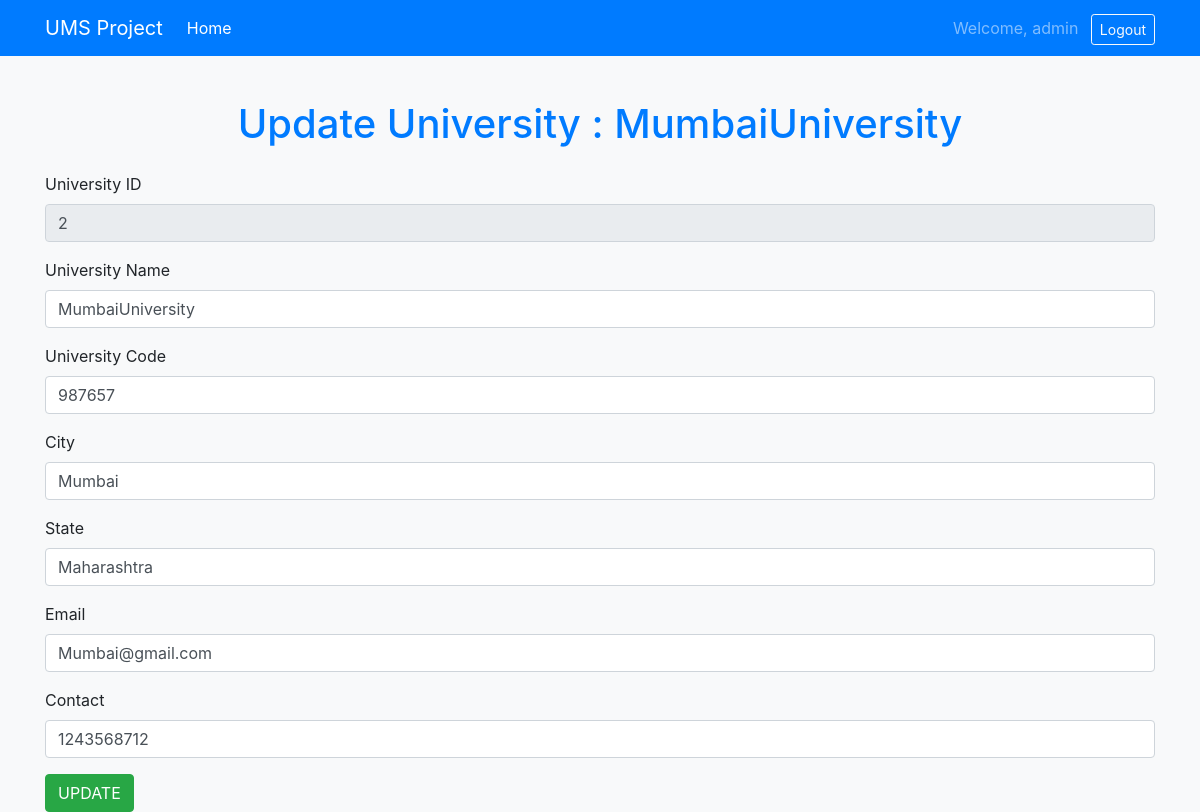
/universities/update/2/ (signed in), run on the app's committed database.
### University/models.py (models this page shows, shortened)
class University(models.Model):
    u_name = models.CharField(max_length=100)
    u_code = models.CharField(max_length=20, unique=True)
    u_city = models.CharField(max_length=100)
    u_state = models.CharField(max_length=100)
    u_email = models.EmailField(unique=True, null=True, blank=True)
    u_contact = models.CharField(max_length=15, null=True, blank=True)

### University/views.py (the view, shortened to what this page needs)
# urls.py: path('update/<int:pk>/', views.update_view, name='update_university'),
@login_required
def update_view(request, pk):
    obj = get_object_or_404(University, id=pk)
    context = {'data': obj}
    return render(request, 'University/update.html', context)

### University/templates/University/update.html (shortened to what this page needs)
<!DOCTYPE html>
<html>
<head>
    <link rel="stylesheet" href="https://cdn.jsdelivr.net/npm/bootstrap@4.0.0/dist/css/bootstrap.min.css">
</head>
<body style="background-color:#f8f9fa; margin: 0;">
    <nav class="navbar navbar-expand-lg navbar-dark">
        <div class="container">
            <a class="navbar-brand" href="{% url 'Home' %}">UMS Project</a>
            <ul class="navbar-nav ms-3">
                <li class="nav-item">
                    <a class="nav-link text-white" href="{% url 'Home' %}">Home</a>
                </li>
            </ul>
            <div class="ml-auto">
                {% if user.is_authenticated %}
                    <span class="navbar-text mr-2">Welcome, {{ user.username }}</span>
                    <form action="{% url 'logout' %}" method="post" style="display:inline;">
                        <button type="submit" class="btn btn-outline-light btn-sm">Logout</button>
                    </form>
                {% else %}
                    <a href="{% url 'login' %}" class="btn btn-outline-light btn-sm">Login</a>
                {% endif %}
            </div>
        </div>
    </nav>
    <div class="container mt-5" style="margin-top: 100px !important;">
        <h1 class="text-center text-primary mb-4">Update University : {{ data.u_name }}</h1>
        <form action="{% url 'universities:update_university' data.id %}" method="POST">
            <div class="form-group">
                <label>University ID</label>
                <input type="text" name="id" value="{{ data.id }}" class="form-control" disabled>
            </div>
            <div class="form-group">
                <label>University Name</label>
                <input type="text" name="u_name" value="{{ data.u_name }}" class="form-control">
            </div>
            <div class="form-group">
                <label>University Code</label>
                <input type="text" name="u_code" value="{{ data.u_code }}" class="form-control">
            </div>
            <div class="form-group">
                <label>City</label>
                <input type="text" name="u_city" value="{{ data.u_city }}" class="form-control">
            </div>
            <div class="form-group">
                <label>State</label>
                <input type="text" name="u_state" value="{{ data.u_state }}" class="form-control">
            </div>
            <div class="form-group">
                <label>Email</label>
                <input type="email" name="u_email" value="{{ data.u_email }}" class="form-control">
            </div>
            <div class="form-group">
                <label>Contact</label>
                <input type="text" name="u_contact" value="{{ data.u_contact }}" class="form-control">
            </div>
            <button type="submit" class="btn btn-success">UPDATE</button>
        </form>
    </div>
</body>
</html>

### University/templates/University/update.html (style rules this page uses)
.navbar { background-color: #007bff; position: fixed; top: 0; left: 0; width: 100%; z-index: 1000; }
.navbar-brand { color: white !important; }

### data on the page
University: u_name "MumbaiUniversity", id "2", u_code "987657", u_city "Mumbai", u_state "Maharashtra", u_email "Mumbai@gmail.com", u_contact "1243568712"

### other printed values
{{ user.username }} "admin"
